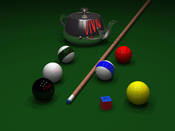
%> input picture excersiecs/Mohammad-t-t/24/pool.png, 175 x 131 px, shrunk from 510 x 383 before the run
$ octave t15.m   (GNU Octave 9; MATLAB toolbox functions it lacks are replaced by stand-ins)
%> lines starting %> are read from the running program, lines starting %| are printed output that depends on the picture
address = 'benchmark\pool.png';
input_im = imread(address);
%> input_im is the input picture: size 131x175x3 uint8; mean R, G, B 26.7, 60.5, 22.4
r = input_im( : , : , 1);
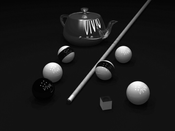
%> r: size 131x175 uint8; min 0, max 255, mean 26.7
g = input_im( : , : , 2);
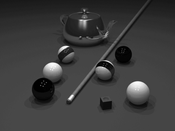
%> g: size 131x175 uint8; min 0, max 255, mean 60.5
b = input_im( : , : , 3);
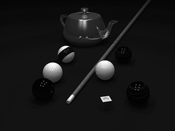
%> b: size 131x175 uint8; min 0, max 255, mean 22.4
image = rgb2gray(input_im);
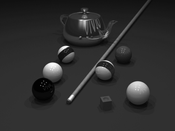
%> image: size 131x175 uint8; min 0, max 255, mean 46.1
[row , col] = size(image);
%> row = 131; col = 175
copy_im = image;

[center , radius] = imfindcircles(image , [20 40] , 'ObjectPolarity' , 'bright' , 'sensitivity' , 0.9);
%> center = [88 66]; radius = 31.8

data = round( [fliplr(center) radius] );
%> data = [66 88 32]

amount = size(center , 1);
%> amount = 1
i_cen = ceil(row / 2 + 1);
%> i_cen = 67
j_cen = ceil(col / 2 + 1);
%> j_cen = 89
value = image(i_cen , j_cen);
%> value = 48

for k = 1 : amount
    i = data(k,1);
    j = data(k,2);

    r_value = r(i , j , 1);
    g_value = g(i , j , 1);
    b_value = b(i , j , 1);

    if r_value > 150 && g_value > 150 && b_value < 15
        i_cen = data(k , 1);
        j_cen = data(k , 2);
        rad = data(k , 3) + 20;

        for i1 = i_cen - rad : i_cen + rad
            for j1 = j_cen - rad : j_cen + rad
                copy_im(i1,j1) = value;
            end
        end
    end
end
%> this loop made 1 pass
%> (i, j, r_value, g_value, b_value) on pass 1: (66, 88, 18, 69, 19)
imshow(copy_im);
